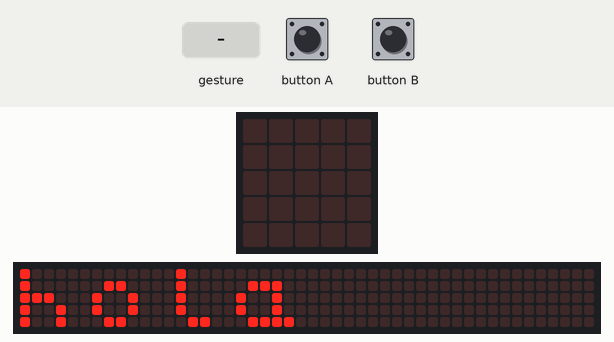
This program was run on a simulated BBC micro:bit (MakeCode). Shown: the board's 5×5 LED display, a strip that is not on the board, showing the scrolling text unrolled. The test bench sets the inputs (shaded band). Random numbers come from a fixed seed; a tilt is held for 1.5 s and a shake lasts 1 s, then the board lies face up again; the 48×5 strip is a reading aid, not a part: it shows the text the display is scrolling, unrolled, one strip-width of it at a time.

Above: at 4.3 s.
5.8 s: gesture 'shake'
At 6.07 s:
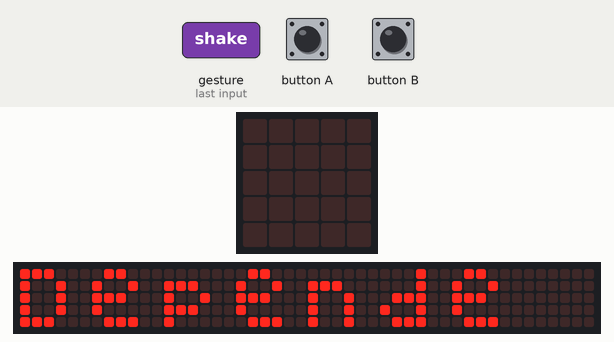
At 6.52 s:
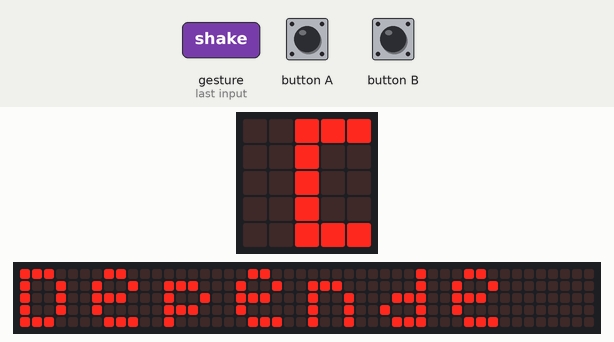
7.9 s: button A pressed for 0.15 s
8.6 s: button A pressed for 0.15 s
9.3 s: gesture 'shake'
12.3 s: button B pressed for 0.15 s
At 19.5 s:
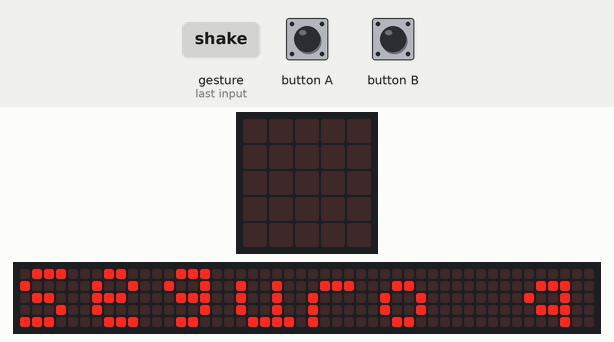

The program:

main.ts
```typescript
input.onButtonPressed(Button.A, function () {
    control2 = randint(1, 6)
    if (control2 == 1) {
        basic.showString("S")
    } else if (control2 == 2) {
        basic.showString("R")
    } else {
        basic.showString("N")
    }
})
input.onGesture(Gesture.Shake, function () {
    basic.showString("" + (lista_de_texto._pickRandom()))
})
input.onButtonPressed(Button.B, function () {
    control2 = randint(1, 6)
    if (control2 == 1) {
        basic.showString("N")
    } else if (control2 == 2) {
        basic.showString("R")
    } else {
        basic.showString("S")
    }
})
let control2 = 0
let lista_de_texto: string[] = []
lista_de_texto = [
"Si",
"No",
"Depende",
"Seguro que si",
"Seguro que no",
"No lo se",
"A lo mejor",
"Es favorable",
"Desfavorable"
]
basic.showString("hola")
basic.forever(function () {

})
```

test.ts
```typescript
// aquí va el archivo "tests"; esto no se compilará cuando este paquete se utilice como una extensión.
```

Measured:
- after the input at 5.8 s, the display: changes after 0.20 s (image 1)
- what the display in image 3 shows lasts 0.6 s, from 19.1 s to 19.7 s
